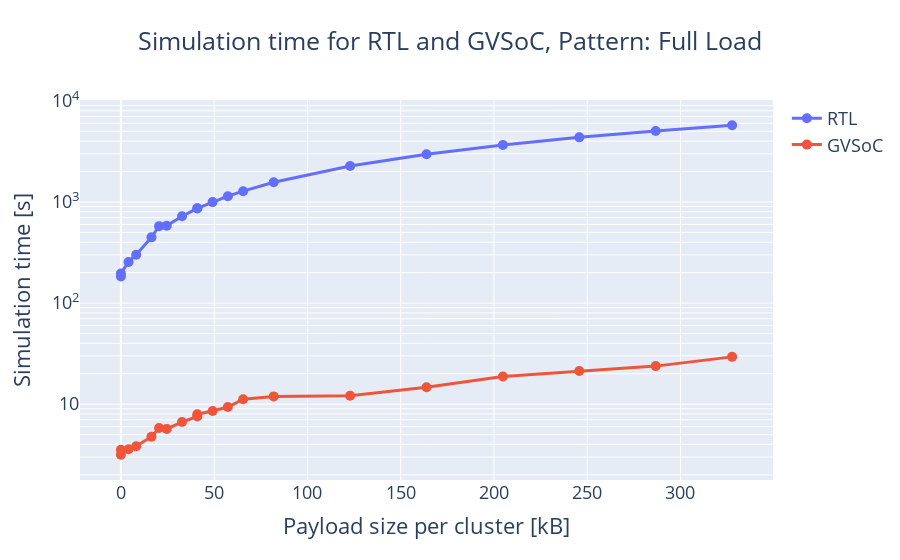
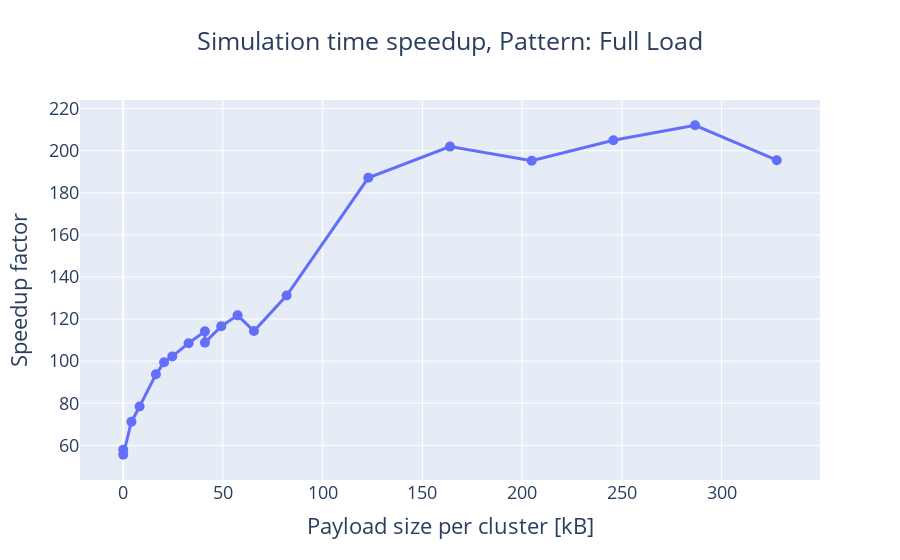

Notebook code for these charts, in order:
### Markdown cell above
## Simulation Time

### Code cell
file = "results_full_load.csv"
data = pd.read_csv(file)
data.sort_values(by=['payload_size'], inplace=True)


speed_up = data["sim_time_rtl"] / data["sim_time_gvsoc"]

x_axis_title = "Payload size per cluster [kB]"
marker_size = 10


tickvals = np.concatenate((np.arange(1, 10, 1),
                           np.arange(10, 100, 10),
                           np.arange(100, 1000, 100),
                           np.arange(1000, 10001, 1000)))
ticktext = [f"{val}" if val in [10, 100, 1000, 10000] else '' for val in tickvals]

for i in range(len(tickvals)):
    if ticktext[i] == "100":
        ticktext[i] = "10<sup>2</sup>"
    if ticktext[i] == "1000":
        ticktext[i] = "10<sup>3</sup>"
    if ticktext[i] == "10000":
        ticktext[i] = "10<sup>4</sup>"
    


fig = go.Figure()

fig.add_trace(go.Scatter(x=data["payload_size"]/1000.0, y=data["sim_time_rtl"], mode="lines+markers", name="RTL", line=dict(width=3), marker=dict(size=marker_size)))
fig.add_trace(go.Scatter(x=data["payload_size"]/1000.0, y=data["sim_time_gvsoc"], mode="lines+markers", name="GVSoC", line=dict(width=3), marker=dict(size=marker_size)))
fig.update_yaxes(type="log", exponentformat="power", showgrid=True, tickvals=tickvals, ticktext=ticktext)
fig.update_layout(yaxis_title="Simulation time [s]", xaxis_title=x_axis_title, title=dict(text="Simulation time for RTL and GVSoC, Pattern: Full Load", x= 0.5),
                  font=dict(size=18),)
fig.show()
fig.write_image("sim_time.pdf")

fig2 = go.Figure()
fig2.add_trace(go.Scatter(x=data["payload_size"]/1000.0, y=speed_up, mode="lines+markers", name="Speedup", line=dict(width=3), marker=dict(size=marker_size)))
# fig2.update_yaxes(range=[0, 250])
fig2.update_layout(yaxis_title="Speedup factor", xaxis_title=x_axis_title, title=dict(text="Simulation time speedup, Pattern: Full Load", x= 0.5),
                   font=dict(size=18))
fig2.show()
fig2.write_image("speedup.pdf")

### Figure 1 — Plotly figure (JSON) as saved in the notebook; plotly's stock layout.template omitted (floating-point values rounded to 4 significant figures)
{"data": [{"line": {"width": 3}, "marker": {"size": 10}, "mode": "lines+markers", "name": "RTL", "type": "scatter", "x": [0.001, 0.005, 4.096, 8.192, 16.38, 20.48, 24.58, 32.77, 40.96, 40.96, 49.15, 57.34, 65.54, 81.92, 122.9, 163.8, 204.8, 245.8, 286.7, 327.7], "y": [183, 196, 255, 301, 447, 577, 581, 722, 864, 866, 997, 1141, 1279, 1566, 2271, 2971, 3667, 4360, 5046, 5742]}, {"line": {"width": 3}, "marker": {"size": 10}, "mode": "lines+markers", "name": "GVSoC", "type": "scatter", "x": [0.001, 0.005, 4.096, 8.192, 16.38, 20.48, 24.58, 32.77, 40.96, 40.96, 49.15, 57.34, 65.54, 81.92, 122.9, 163.8, 204.8, 245.8, 286.7, 327.7], "y": [3.16, 3.531, 3.582, 3.839, 4.768, 5.802, 5.682, 6.652, 7.569, 7.959, 8.547, 9.37, 11.19, 11.94, 12.13, 14.71, 18.78, 21.27, 23.79, 29.37]}], "layout": {"font": {"size": 18}, "title": {"text": "Simulation time for RTL and GVSoC, Pattern: Full Load", "x": 0.5}, "xaxis": {"title": {"text": "Payload size per cluster [kB]"}}, "yaxis": {"exponentformat": "power", "showgrid": true, "ticktext": ["", "", "", "", "", "", "", "", "", "10", "", "", "", "", "", "", "", "", "10<sup>2</sup>", "", "", "", "", "", "", "", "", "10<sup>3</sup>", "", "", "", "", "", "", "", "", "10<sup>4</sup>"], "tickvals": [1, 2, 3, 4, 5, 6, 7, 8, 9, 10, 20, 30, 40, 50, 60, 70, 80, 90, 100, 200, 300, 400, 500, 600, 700, 800, 900, 1000, 2000, 3000, 4000, 5000, 6000, 7000, 8000, 9000, 10000], "title": {"text": "Simulation time [s]"}, "type": "log"}}}

### Figure 2 — Plotly figure (JSON) as saved in the notebook; plotly's stock layout.template omitted (floating-point values rounded to 4 significant figures)
{"data": [{"line": {"width": 3}, "marker": {"size": 10}, "mode": "lines+markers", "name": "Speedup", "type": "scatter", "x": [0.001, 0.005, 4.096, 8.192, 16.38, 20.48, 24.58, 32.77, 40.96, 40.96, 49.15, 57.34, 65.54, 81.92, 122.9, 163.8, 204.8, 245.8, 286.7, 327.7], "y": [57.92, 55.51, 71.19, 78.42, 93.75, 99.45, 102.2, 108.5, 114.1, 108.8, 116.6, 121.8, 114.3, 131.2, 187.2, 202.0, 195.2, 205.0, 212.1, 195.5]}], "layout": {"font": {"size": 18}, "title": {"text": "Simulation time speedup, Pattern: Full Load", "x": 0.5}, "xaxis": {"title": {"text": "Payload size per cluster [kB]"}}, "yaxis": {"title": {"text": "Speedup factor"}}}}
